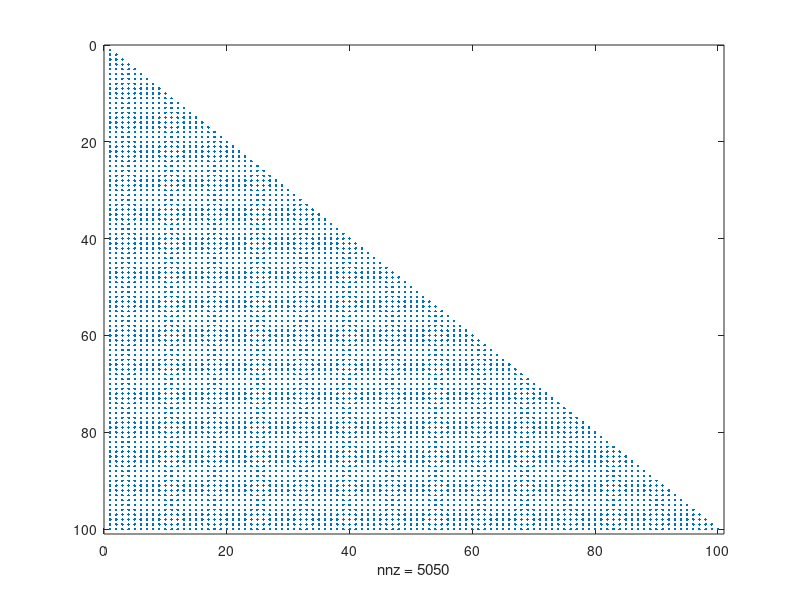
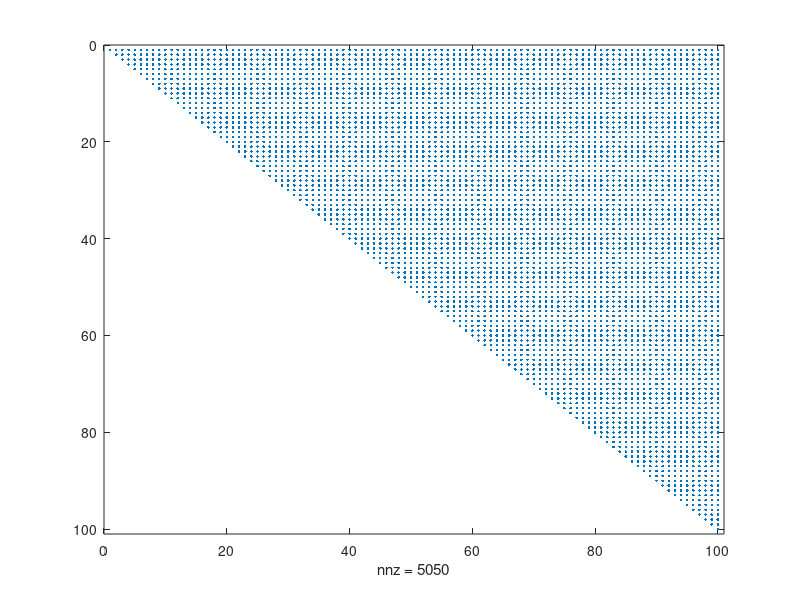
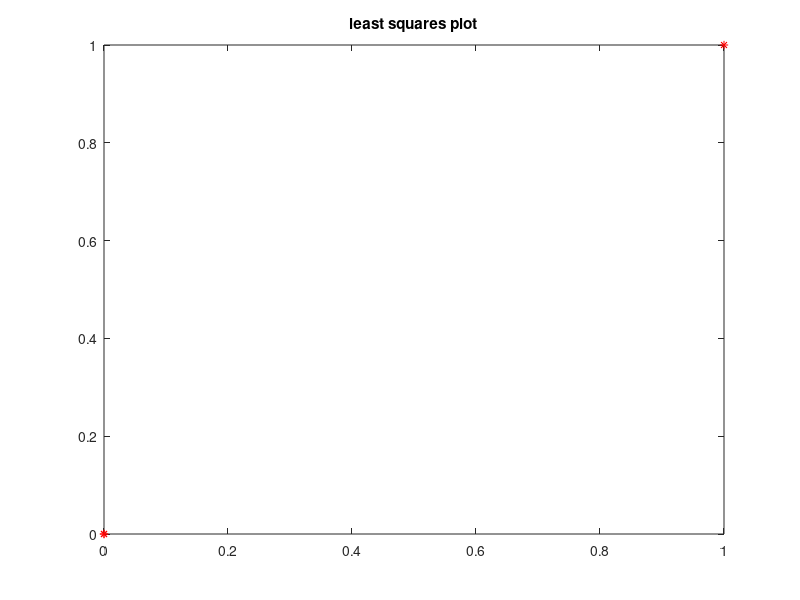

The MATLAB script that drew these images, in order:
function linear_systems
    clc; clear all; close all;

    %% Conditioning
    disp('Conditioning')
    % Condition of a matrix

    A = [0.2161 0.1441;
        1.2969 0.8648];

    detA = det(A)

    b = [0.144;
        0.8642];

    x = A\b

    bp = b + 1e-8 * rand(2, 1);
    xp = A\bp

    k = norm(xp - x) / norm(x) / norm(bp - b) * norm(b)
    kappa = cond(A)

    % Preconditionaing

    B = diag(diag(A));
    kappaPrecond = cond(B\A)
    kappaRatio = kappa / kappaPrecond

    %% Gaussian Elimination
    disp('Gaussian Elimination')

    % forward substitution
    n = 100;
    L = tril(rand(n)) + eye(n);
    figure(1)
    spy(L);
    b = rand(n, 1);

    xx = L\b; % matlab solution
    x = forward_substitute(L, b);
    forward_error = norm(x - xx)

    % backward substitution
    U = triu(rand(n)) + eye(n);
    figure(2)
    spy(U)
    b = rand(n, 1);
    xx = U\b; % matlab solution
    x = backward_substitute(U, b);
    backward_error = norm(x - xx)
    
    % LU without pivoting
    A = rand(n);
    b = rand(n, 1);
    xx = A\b;
    [L, U] = LU_decomposition(A);
    y = forward_substitute(L, b);
    xLU = backward_substitute(U, y);
    LU_error = norm(xLU - xx)
    
    % LU with pivoting
    [L, U, P] = LUP_decomposition(A);
    y = forward_substitute(L, b);
    xLUP = backward_substitute(U, y);
%     xLU = recover_solution(xLUP, P);
%     disp([xLUP xLU])
%     LUP_error = norm(xLU - xx)
    
    %% QR decomposition
    disp('QR decomposition')
    
    % Gaussian elimination
    n = 100;
    L = -tril(ones(n), -1) + eye(n);
    U = triu(rand(n));
    condL = cond(L)
    condU = cond(U)
    upper_bound = n * 2 ^ (n - 1)
   
    A = L * U;
    [L, U] = lu(A);
    condL = cond(L)
    condU = cond(U)
    
    y = L\b;
    xLU = U\y;
    
    [Q, R] = qr(A);
    y = Q' * b;
    xQR = R\y;
    
    QRerror = norm(xQR - xLU)    
    
    %% Least Squares
    disp('Least Squares')
    
    d = 1e-7;
    A = [1 1;
        d 0;
        0, d];
    b = [2; d; d];
    x = [1; 1];
    
    x1 = A\b;
    normX = norm(x1 - x) / norm(x)
    
    [Q, R] = qr(A);
    b2 = Q' * b;
    x2 = R(1:2, :) \ b2(1:2);
    normQR = norm(x2 - x) / norm(x)
    
    x3 = (A' * A) \ (A' * b);
    normNormalEq = norm(x3 - x) / norm(x)
    condNormalEq = cond(A' * A)
    condA = cond(A)
    
    figure(3)
    plot(A(:, 1)', A(:, 2)', 'r*');
    title('least squares plot');    
    
    % Try my QR implementation
    [Q2, R2] = QR_decomposition(A);
    normMyQ = norm(Q - Q2)
    normMyR = norm(R - R2)

end

function x = forward_substitute(L, b)
    n = numel(b);
    x = zeros(n, 1);
     for i = 1:n     % same as above
        x(i) = b(i) / L(i, i);
        b(i + 1:n) = b(i + 1:n) - x(i) * L(i + 1:n, i);
    end
end

function x = backward_substitute(U, b)
    n = numel(b);
    x = zeros(n, 1);
      for i = n:-1:1 % my solution
        x(i) = b(i) / U(i, i);
        b(1:i-1) = b(1:i-1) - x(i) * U(1:i-1, i);
    end
end

function[L, U] = LU_decomposition(A)
   % LU without pivoting
    n = size(A, 1);
    L = eye(n);
    U = zeros(n);
    
    for i = 1:n
        U(i, i) = A(i, i);
        U(i, i+1:end) = A(i, i+1:end);
        L(i+1:end, i) = A(i+1:end, i) / U(i, i);
        A(i+1:end, i+1:end) = A(i+1:end, i+1:end) - L(i+1:end, i) * U(i, i+1:end);
    end
end

function V = swap(v, i, j) 
    tmp = v(i);
    v(i) = v(j);
    v(j) = tmp;
    V = v;
end

function p = pivot(v)
   p = find(v == max(v)); 
end

function [L, U, rows] = LUP_decomposition(A)
    % LU with pivoting
    n = size(A, 1);
    L = eye(n);
    U = zeros(n);
    P = zeros(n);
    rows = 1:n;
    
    for i = 1:n
        
        p = pivot(A(i:end, i)) - 1;
        rows = swap(rows, i, i + p);
        A(i:end, :) = A(rows(i:end), :);
        
        
        U(i, i) = A(i, i);
        U(i, i+1:end) = A(i, i+1:end);
        L(i+1:end, i) = A(i+1:end, i) / U(i, i);
        A(i+1:end, i+1:end) = A(i+1:end, i+1:end) - L(i+1:end, i) * U(i, i+1:end);
    end
end


function [Q, R] = QR_decomposition(A)
   
    Qt = eye(size(A, 1));
    
    k = size(A, 2);
    for i = 1:k
        
       % reflect ai onto an axis of the coordinate system, then it equals ai = [norm(ai) 0 ...]
       d = norm(A(i:end, i));
       
       % we could choose either sign, but we don't want 1 - aii to be 0 so we choose the opposite sign;
       % then 1 - aii = 1 - (-d) = 1 + d and d >= 0 so 1 + d >= 0
       if A(i, i) > 0
           d = -d;
       end
       % w = a11 - norm(a1) is the difference between vector x and its reflection
       w = A(i, i) - d;
       f = sqrt(-2 * w * d); % magnitude of the difference
       %  v defines the reflection place; v1 should == 1 so we normalize it by f
       v = [w; A(i+1:end, i)] / f;
       
       % reflect ai
       A(i, i) = d;
       A(i+1:end, i) = 0;
       
       %reflect aj s.t. j > i
       % here reflection is just addition; we don't have to multiply matrices
       for j = i+1:k
           f = 2 * v' * A(i:end, j);
           A(i:end, j) = A(i:end, j) - f * v;
       end
       
       % compute H and Q'
       Hi = eye(size(A, 1));
       Hi(i:end, i:end) = Hi(i:end, i:end) - 2 * v * v';
       Qt = Hi * Qt;
    end
    R = A;
    Q = Qt';
end

